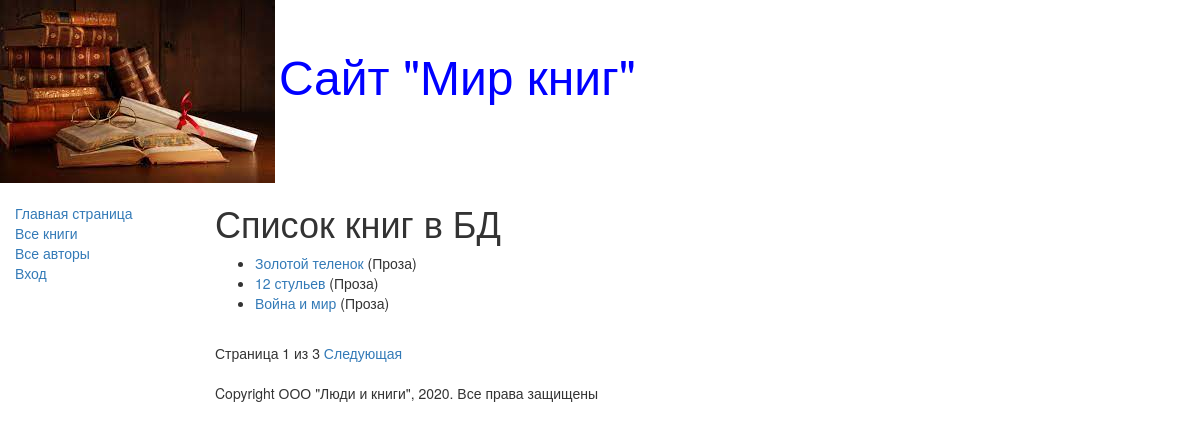
The page /books/ on the database its author committed.
### catalog/models.py (models this page shows, shortened)
class Book(models.Model):
    title = models.CharField(max_length=200, help_text="Введите название книги", verbose_name="Название книги")
    genre = models.ForeignKey('Genre', on_delete=models.CASCADE, help_text="Выберите жанр для книги",
                              verbose_name="Жанр книги", null=True)
    language = models.ForeignKey('Language', on_delete=models.CASCADE, help_text="Выберите язык книги",
                                 verbose_name="Язык книги", null=True)
    author = models.ManyToManyField('Author', help_text="Выберите автора", verbose_name="Автор книги")
    summary = models.TextField(max_length=1000, help_text="Введие краткое описание книги",
                               verbose_name="Аннотация книги")
    isbn = models.CharField(max_length=13, help_text="Должно содержать 13 символов",
                            verbose_name="ISBN книги")
    def get_absolute_url(self):
        return reverse('book-detail', args=[str(self.id)])
    def display_author(self):
        return ', '.join([author.last_name for author in self.author.all()])
    display_author.short_description = 'Авторы'

class Genre(models.Model):
    name = models.CharField(max_length=200, help_text="Введите жанр книги", verbose_name="Жанр книги")
    def __str__(self):
        return self.name

### catalog/views.py (the view)
# urls.py: url(r'^books/$', views.BookListView.as_view(), name="books"),
class BookListView(generic.ListView):
    model = Book
    paginate_by = 3

### catalog/templates/catalog/book_list.html
{% extends "base_generic.html" %}
{% block content %}
    <h1>Список книг в БД</h1>
    {% if book_list %}
    <ul>
        {% for book in book_list %}
        <li>
            <a href="{{book.get_absolute_url }}">
                    {{ book.title }}</a>
                    ({{ book.genre }})
        </li>
        {% endfor %}
    </ul>
    {% else %}
        <p>В базе данных нет книг</p>
    {% endif %}
{% endblock %}

### rows shown on the page
Book: title "Золотой теленок", genre "Проза"
Book: title "12 стульев", genre "Проза"
Book: title "Война и мир", genre "Проза"

### other values the page prints
{{ page_obj.number }} "1"
{{ page_obj.paginator.num_pages }} "3"
